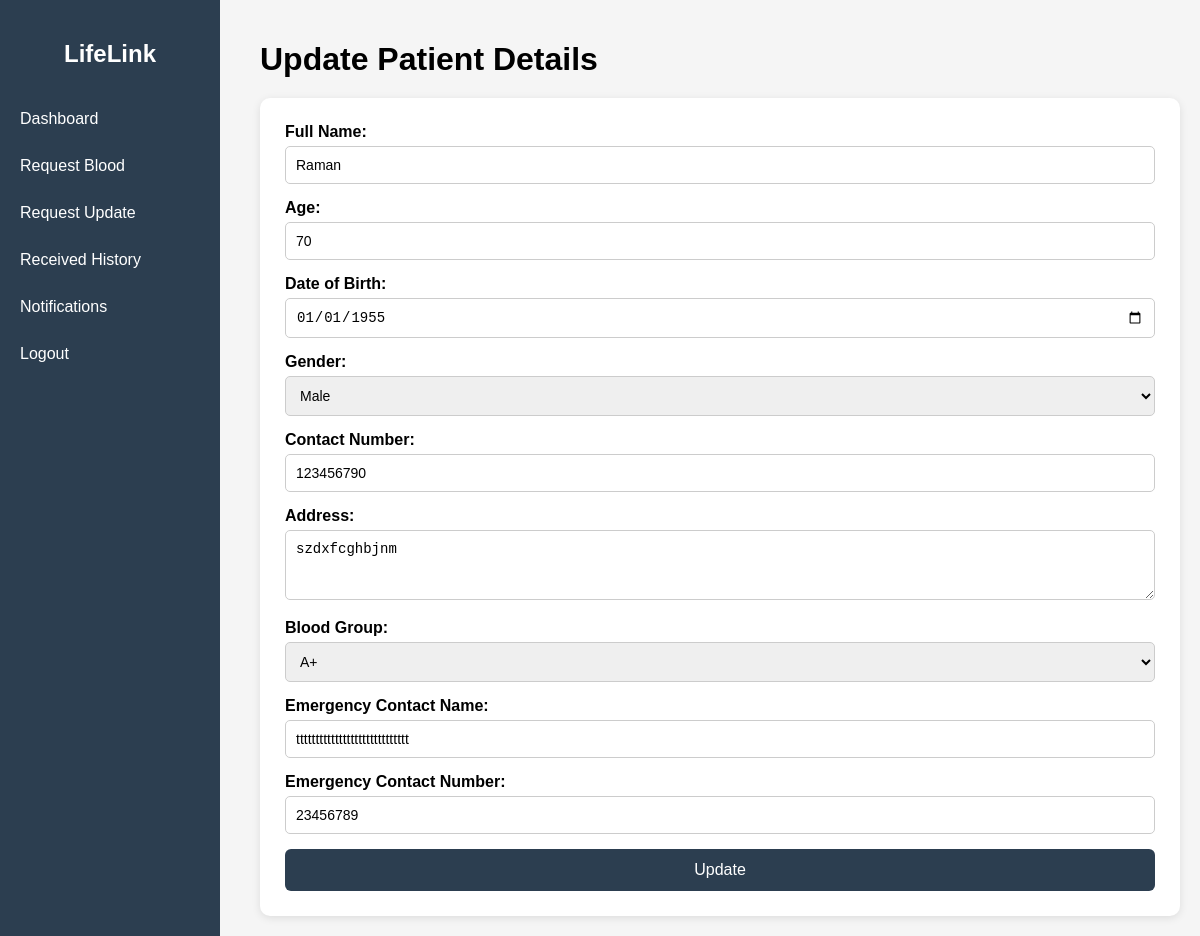
Page /request_update/ (signed in) on the committed database.
### Blood_Bank/models.py (models this page shows, shortened)
class Patient(models.Model):
    profile = models.OneToOneField(Profile, on_delete=models.CASCADE)
    patient_name = models.CharField(max_length=20,null=True,blank=True)
    patient_age = models.PositiveIntegerField(null=True,blank=True)
    patient_dob = models.DateField(null=True,blank=True)
    patient_gender = models.CharField(max_length=10,null=True,blank=True)
    patient_number = models.CharField(max_length=20,null=True,blank=True)
    patient_address = models.CharField(max_length=50,null=True,blank=True)
    patient_blood_group = models.CharField(max_length=10,null=True,blank=True)
    emergency_contact_name = models.CharField(max_length=20,null=True,blank=True)
    emergency_contact_number = models.CharField(max_length=20,null=True,blank=True)

### Blood_Bank/views.py (the view, shortened to what this page needs)
# urls.py: path('request_update/',views.request_update,name='request_update'),
def request_update(request):
    profile = Profile.objects.get(user = request.user)
    patient = Patient.objects.get(profile=profile)
    return render(request,'patient_dashboard/request_update.html',{'patient':patient})

### Blood_Bank/templates/patient_dashboard/request_update.html (shortened to what this page needs)
{% load static %}
<!DOCTYPE html>
<html lang="en">
<head>
    <link rel="stylesheet" href="{% static 'css/patient_dashboard/request_update.css' %}">
</head>
<body>
    <div class="sidebar">
        <h2>LifeLink</h2>
        <ul>
            <li><a href="{% url 'patient_dashboard' %}">Dashboard</a></li>
            <li><a href="{% url 'request_blood' %}">Request Blood</a></li>
            <li><a href="{% url 'request_update' %}">Request Update</a></li>
            <li><a href="{% url 'received_history' %}">Received History</a></li>
            <li><a href="{% url 'patient_notification' %}">Notifications</a></li>
            <li><a href="{% url 'home' %}">Logout</a></li>
        </ul>
    </div>
    <div class="content">
        <h1>Update Patient Details</h1>
        <div class="form-container">
            <form method="post" action="{% url 'request_update'%}">
                <div class="form-group">
                    <label for="fullName">Full Name:</label>
                    <input type="text" id="fullName" name="fullName" placeholder="Enter patient's name" value="{{patient.patient_name}}" required>
                </div>
                <div class="form-group">
                    <label for="age">Age:</label>
                    <input type="text" id="age" name="age" value="{{patient.patient_age}}" required>
                </div>
                <div class="form-group">
                    <label for="dob">Date of Birth:</label>
                    <input type="date" id="dob" name="dob" value="{{ patient.patient_dob|date:'Y-m-d' }}" required>
                </div>
                <div class="form-group">
                    <label for="gender">Gender:</label>
                    <select id="gender" name="gender" required>
                        <option value="male" {% if patient.patient_gender == 'male' %}selected{% endif %}>Male</option>
                    </select>
                </div>
                <div class="form-group">
                    <label for="contact">Contact Number:</label>
                    <input type="tel" id="contact" name="contact" placeholder="Enter contact number" value="{{patient.patient_number}}" required>
                </div>
                <div class="form-group">
                    <label for="address">Address:</label>
                    <textarea id="address" name="address" rows="3" required>{{patient.patient_address}}</textarea>
                </div>
                <div class="form-group">
                    <label for="bloodGroup">Blood Group:</label>
                    <select id="bloodGroup" name="bloodGroup" required>
                        <option value="A+" {% if patient.patient_blood_group == 'A+' %}selected{% endif %}>A+</option>
                    </select>
                </div>
                <div class="form-group">
                    <label for="emergencyContact">Emergency Contact Name:</label>
                    <input type="text" id="emergencyContact" name="emergencyContact" value="{{patient.emergency_contact_name}}"  placeholder="Enter emergency contact name" required>
                </div>
                <div class="form-group">
                    <label for="emergencyNumber">Emergency Contact Number:</label>
                    <input type="tel" id="emergencyNumber" name="emergencyNumber" value="{{patient.emergency_contact_number}}"  placeholder="Enter emergency contact number" required>
                </div>
                <button type="submit" class="submit-btn">Update</button>
            </form>
        </div>
    </div>
</body>
</html>

### Blood_Bank/static/css/patient_dashboard/request_update.css (style rules this page uses)
body { font-family: Arial, sans-serif; margin: 0; background-color: #f5f5f5; }
.sidebar { width: 220px; background-color: #2c3e50; color: #fff; position: fixed; top: 0; bottom: 0; padding-top: 20px; }
.sidebar h2 { text-align: center; margin-bottom: 30px; }
.sidebar ul { list-style: none; padding: 0; margin: 0; }
.sidebar li { margin-bottom: 5px; }
.sidebar li a { display: block; padding: 12px 20px; color: #fff; text-decoration: none; border-radius: 5px; }
.content { margin-left: 240px; padding: 20px; }
h1 { margin-bottom: 20px; }
.form-container { background-color: #fff; padding: 25px; border-radius: 10px; box-shadow: 0 2px 8px rgba(0,0,0,0.1); }
.form-group { margin-bottom: 15px; }
.form-group label { display: block; margin-bottom: 5px; font-weight: bold; }
.form-group input, .form-group select, .form-group textarea { width: 100%; padding: 10px; border-radius: 5px; border: 1px solid #ccc; font-size: 14px; box-sizing: border-box; }
textarea { resize: vertical; }
.submit-btn { width: 100%; padding: 12px; background-color: #2c3e50; color: #fff; border: none; border-radius: 6px; cursor: pointer; font-size: 16px; transition: 0.3s; }

### rows in the picture
Patient: fullName "Raman", age "70", dob "01/01/1955", gender "Male", contact "123456790", address "szdxfcghbjnm", bloodGroup "A+", emergencyContact "ttttttttttttttttttttttttttttt", emergencyNumber "23456789"
